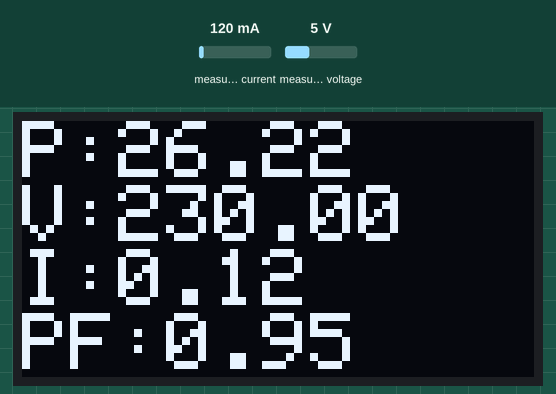
The sketch below on a simulated Arduino Uno, built with avr-gcc and run on an emulated ATmega328P. On the bench: 128×64 one-colour display. The inputs (shaded band) are chosen by the test bench; at power-on: measured current 120 mA, measured voltage 5 V. The display library's start-up logo is not drawn; what the sketch prints to the serial monitor is not drawn.

Above: at 8.5 s.
8.6 s: measured current set to 40 mA
At 9.3 s:
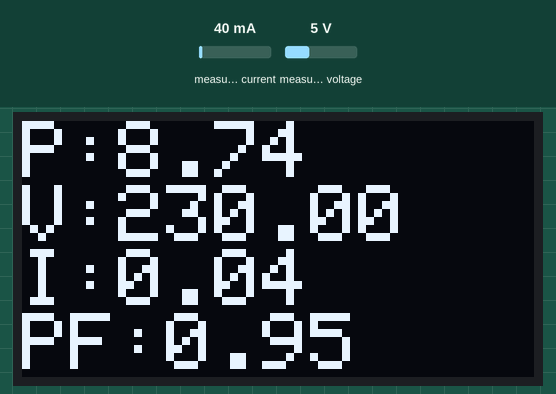
10.4 s: measured voltage set to 0.3 V
At 11.5 s:
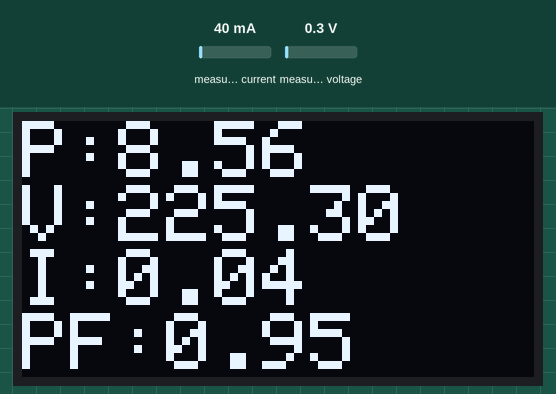
12.1 s: measured current set to 500 mA
At 12.7 s:
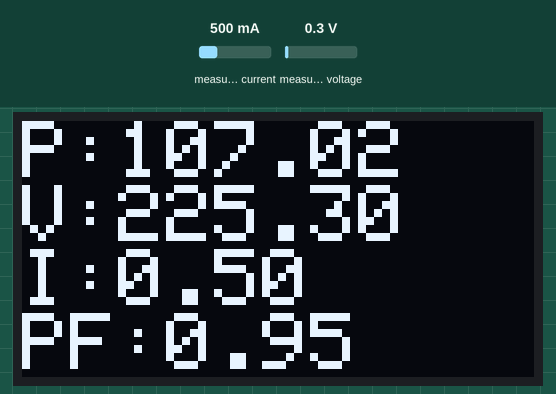
13.8 s: measured voltage set to 3.8 V
At 15.0 s:
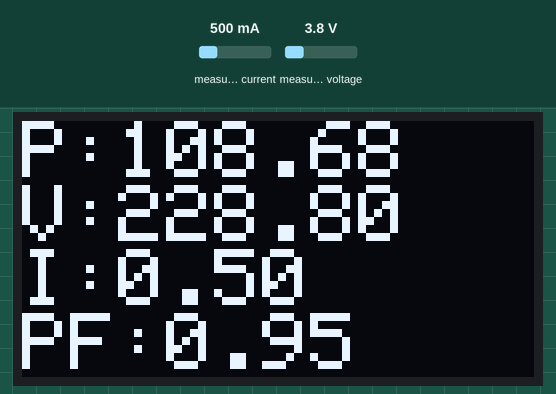
15.6 s: measured current set to 1000 mA
At 16.1 s:
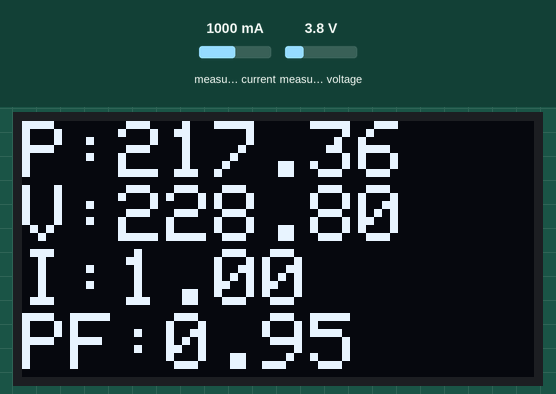
17.3 s: measured voltage set to 7.5 V
At 18.5 s:
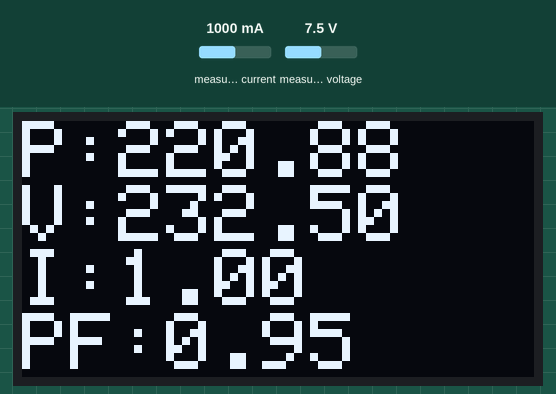
Timing chart, 0 to 20.0 s (numbered marks = the images above; inputs shaded):
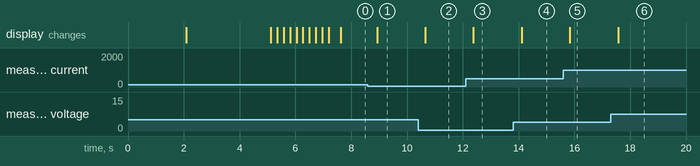

The sketch:

pi_pico_pf_meter.ino
```cpp
#include <SPI.h>
#include <Wire.h>
#include <Adafruit_GFX.h>
#include <Adafruit_SSD1306.h>
#include "EmonLib.h"
#define SCREEN_WIDTH 128
#define SCREEN_HEIGHT 64

EnergyMonitor emon1;
#define OLED_RESET     -1
#define SCREEN_ADDRESS 0x3C
Adafruit_SSD1306 display(SCREEN_WIDTH, SCREEN_HEIGHT, &Wire, OLED_RESET);
int i = 0;
void setup()
{
  Serial.begin(9600);
  Serial.println("SSD1306 allocation failed");
  emon1.voltage(27,1057, 1.7);
  emon1.current(26,17.8 );
  if (!display.begin(SSD1306_SWITCHCAPVCC, 0x3C)) {
    Serial.println(F("SSD1306 allocation failed"));
    for (;;);
  }


  display.display();
  delay(2000);


  display.clearDisplay();


  display.setTextSize(2);
  display.setTextColor(SSD1306_WHITE);
  display.setCursor(0, 16);
  display.print("   POWER     FACTOR    METER");

  display.display();
  delay(2500);
  display.clearDisplay();
  delay(500);

  for (i = 10; i <= 100; i = i + 10)
  { display.clearDisplay();
    display.drawRoundRect(12, 20, 104, 20, 10 , WHITE);
    display.fillRoundRect(14, 23, i, 14, 10, WHITE);
    display.setTextSize(1);
    display.setTextColor(WHITE);
    display.setCursor(30, 50);
    display.print("Loading ");
    display.print(i);
    display.print("%");
    display.display();

    emon1.calcVI(20, 1000);
    emon1.serialprint();

    float realPower       = emon1.realPower;
    float apparentPower   = emon1.apparentPower;
    float powerFActor     = emon1.powerFactor;
    float supplyVoltage   = emon1.Vrms;
    float Irms            = emon1.Irms;
  }
  display.clearDisplay();
}


void loop()
{
  emon1.calcVI(20, 1000);
  emon1.serialprint();
  float realPower       = emon1.realPower;
  float apparentPower   = emon1.apparentPower;
  float powerFActor     = emon1.powerFactor;
  float supplyVoltage   = emon1.Vrms;
  float Irms            = emon1.Irms;
  display.setTextSize(2);
  display.setTextColor(SSD1306_WHITE);

  display.setCursor(0, 0);
  display.print("P:");
  display.print(realPower);
  display.setCursor(0, 16);
  display.print("V:");
  display.print(supplyVoltage);
  display.setCursor(0, 32);
  display.print("I:");
  display.print(Irms);
  display.setCursor(0, 48);
  display.print("PF:");
  display.print(powerFActor);

  display.display();
  delay(200);
  display.clearDisplay();
}
```

Measured:
- after the input at 8.6 s, the display: changes after 0.33 s (image 1)
- after the input at 10.4 s, the display: changes after 0.25 s (image 2)
- after the input at 12.1 s, the display: changes after 0.28 s (image 3)
- after the input at 13.8 s, the display: changes after 0.31 s (image 4)
- after the input at 15.6 s, the display: changes after 0.24 s (image 5)
- after the input at 17.3 s, the display: changes after 0.27 s (image 6)
